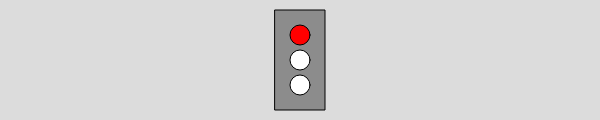
Frame 1 (no input)
Frame 60 (no input): identical to frame 1, image omitted
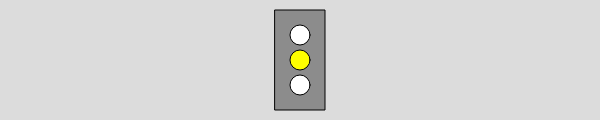
Frame 120 (the mouse pressed at the canvas centre since frame 60)

The p5.js sketch that drew these frames (run headless with seeded random() and noise() and a simulated clock; from frame 60 on, the mouse is pressed at the canvas centre):

// p5.js sketch
// ── sketch.js
function setup() {
  createCanvas(600, 120);
}

function draw() {
    var redLight = 'white';
    var yellowLight = 'white';
    var greenLight = 'white';

    background(220);
    rectMode(CENTER); // place the rectangle according to its CENTER
    fill(140);
    rect(width / 2, height / 2,50,100); // draw the surrounding rect

    if (mouseY > (height / 2 + 20)) { // begin with the highest value. if mouseY is at the bottom of the canvas
        greenLight = 'green' // set the greenlight variable to green
    }
    else if (mouseY > height / 2 - 20){ // is mouseY is towards the middle
        yellowLight = 'yellow'; // set the yellowLight variable to yellow
    }
    else {
        redLight = 'red';
    }

    fill(redLight);
    ellipse(width / 2, height / 2 - 25, 20, 20);
    fill(yellowLight);
    ellipse(width / 2, height / 2, 20, 20);
    fill(greenLight);
    ellipse(width / 2, height / 2 + 25, 20, 20);




}
